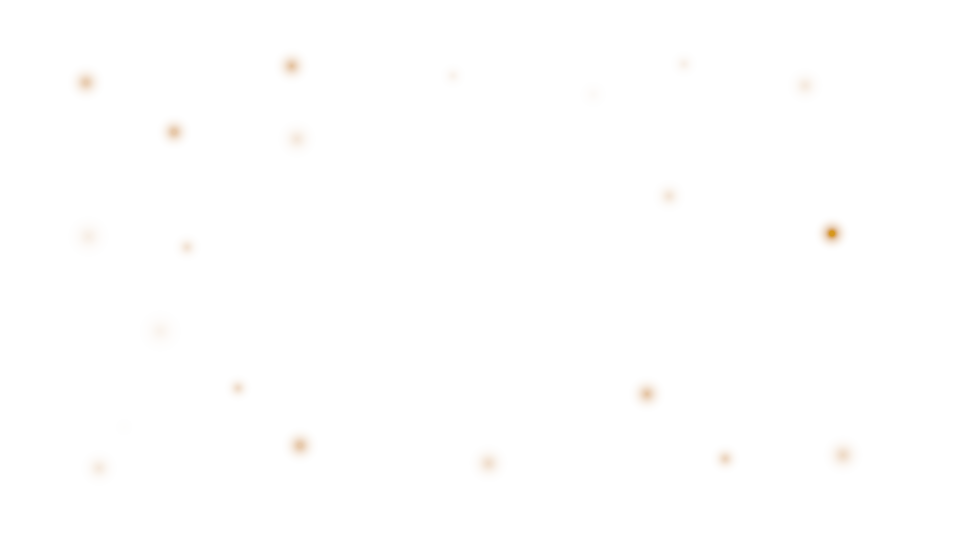
#> input picture images/particles_yellow_big.png, 1920 x 1080 px, found by its file name (shown at 1/2 size); its folder holds 2 pictures in this run
$ python createParticleGrid.py
#> lines starting #> are read from the running program, lines starting #| are printed output that depends on the picture
from PIL import Image

size = r"big"
color = r"yellow"

particle_image_path = r"C:\Users\simon\Zomboid\Workshop\The Last of Us Spores\images\particles_" + color + "_" + size + ".png"
export_particle_grid = r"C:\Users\simon\Zomboid\Workshop\The Last of Us Spores\Contents\mods\The Last of Us Spores\common\media\ui\SporeOverlay\{0}".format(color)

export_file_name = "SporeOverlay_particles_" + color + "_" + size + "_{0}.png"
export_file_name_fliped = "SporeOverlay_particles_" + color + "_" + size + "_fliped_{0}.png"

# Load the particle image
particle_image = Image.open(particle_image_path)
#> particle_image is the input picture: PIL image 1920x1080 RGBA; mean R, G, B, A 8.7, 7.8, 6.9, 1.5

# Get the dimensions of the image
width, height = particle_image.size
#> width = 1920; height = 1080

# Calculate the size of each grid cell
cell_width = width // 3
#> cell_width = 640
cell_height = height // 3
#> cell_height = 360

# Loop through each cell in the 3x3 grid
i = 0
for row in range(3):
    for col in range(3):
        i += 1
        # Create a new blank image with the same size as the original
        new_image = Image.new("RGBA", (width, height), (0, 0, 0, 0))

        # Paste the current cell into the new image
        cell = particle_image.crop((col * cell_width, row * cell_height, (col + 1) * cell_width, (row + 1) * cell_height))
        new_image.paste(cell, (col * cell_width, row * cell_height))

        # Save the new image
        new_image.save(export_particle_grid + "\\" + export_file_name.format(i))

        if size != "big":
            # Create a flipped version of the new image
            flipped_image = new_image.transpose(Image.ROTATE_180)

            # Save the flipped image
            flipped_image.save(export_particle_grid + "\\" + export_file_name_fliped.format(i))
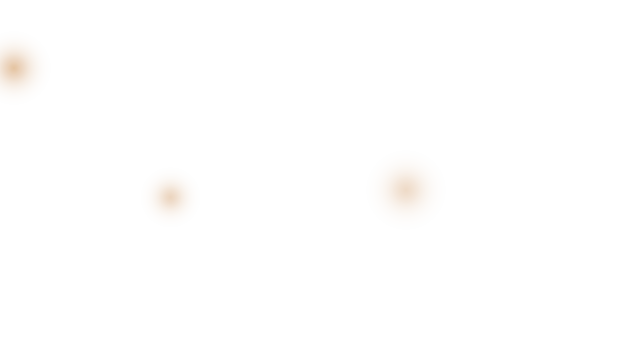
#> cell: PIL image 640x360 RGBA; mean R, G, B, A 11.1, 10, 8.9, 2.5; transparent parts drawn white
#> after the loop, i = 9
